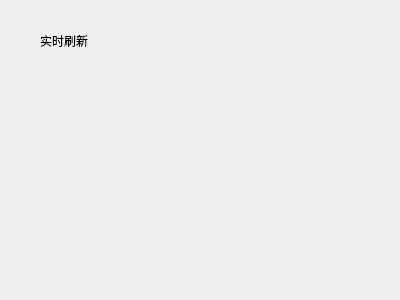
<?xml version="1.0" encoding="UTF-8"?>
<ui version="4.0">
 <class>RefreshData</class>
 <widget class="QWidget" name="RefreshData">
  <property name="geometry">
   <rect>
    <x>0</x>
    <y>0</y>
    <width>400</width>
    <height>300</height>
   </rect>
  </property>
  <property name="windowTitle">
   <string>Form</string>
  </property>
  <widget class="QLabel" name="label">
   <property name="geometry">
    <rect>
     <x>40</x>
     <y>30</y>
     <width>71</width>
     <height>21</height>
    </rect>
   </property>
   <property name="text">
    <string>实时刷新</string>
   </property>
  </widget>
 </widget>
 <resources/>
 <connections/>
</ui>
